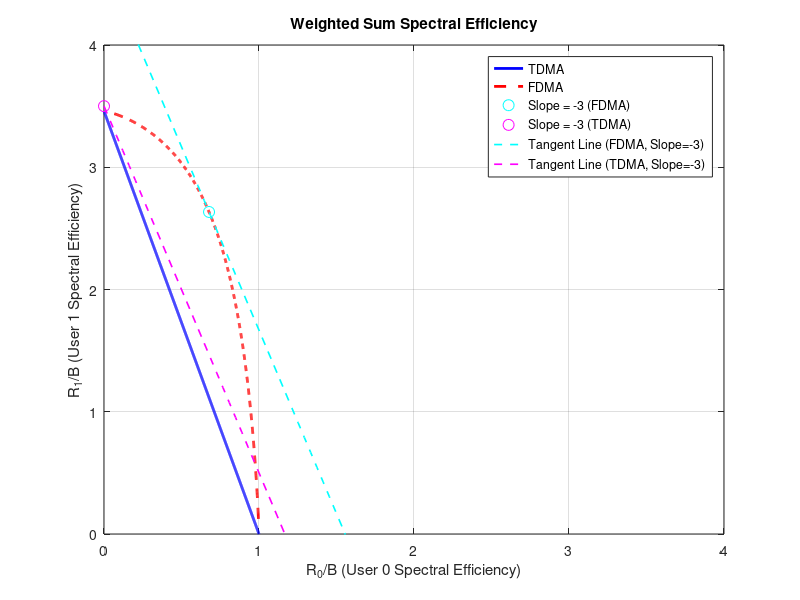

Write the MATLAB code that produced this figure.
clc; clear; close all;

% Given SNRs
snr0 = 10^(0/10);   % User 0: SNR = 0 dB = 1
snr1 = 10^(10/10);  % User 1: SNR = 10 dB = 10

% TDMA region
tau = linspace(0, 1, 1000);
R0_tdma = tau * log2(1 + snr0);
R1_tdma = (1 - tau) * log2(1 + snr1);

% FDMA region
alpha = linspace(0.01, 0.99, 1000);  % avoid division by zero
R0_fdma = alpha .* log2(1 + snr0 ./ alpha);
R1_fdma = (1 - alpha) .* log2(1 + snr1 ./ (1 - alpha));

% ---------- SLOPE = -3 (FDMA) ----------
dR0_fdma = gradient(R0_fdma, alpha);
dR1_fdma = gradient(R1_fdma, alpha);
slope_fdma = dR1_fdma ./ dR0_fdma;
[~, idx_slope3_fdma] = min(abs(slope_fdma + 3));
R0_slope3_fdma = R0_fdma(idx_slope3_fdma);
R1_slope3_fdma = R1_fdma(idx_slope3_fdma);

% FDMA tangent line (slope = -3)
x_tangent = linspace(0, 4, 100);
y_tangent_fdma = R1_slope3_fdma - 3 * (x_tangent - R0_slope3_fdma);

% ---------- TDMA (slope = -3 line through (0, 3.5)) ----------
R0_slope3_tdma = 0;
R1_slope3_tdma = 3.5;
y_tangent_tdma = R1_slope3_tdma - 3 * (x_tangent - R0_slope3_tdma);  % y - y0 = -3(x - x0)

% ---------- Plot ----------
figure;
plot(R0_tdma, R1_tdma, 'b-', 'LineWidth', 2, 'DisplayName', 'TDMA'); hold on;
plot(R0_fdma, R1_fdma, 'r--', 'LineWidth', 2, 'DisplayName', 'FDMA');

% slope = -3 points and tangent lines
plot(R0_slope3_fdma, R1_slope3_fdma, 'co', 'MarkerSize', 8, 'DisplayName', 'Slope = -3 (FDMA)');
plot(R0_slope3_tdma, R1_slope3_tdma, 'mo', 'MarkerSize', 8, 'DisplayName', 'Slope = -3 (TDMA)');
plot(x_tangent, y_tangent_fdma, 'c--', 'LineWidth', 1.2, 'DisplayName', 'Tangent Line (FDMA, Slope=-3)');
plot(x_tangent, y_tangent_tdma, 'm--', 'LineWidth', 1.2, 'DisplayName', 'Tangent Line (TDMA, Slope=-3)');

xlabel('R_0/B (User 0 Spectral Efficiency)');
ylabel('R_1/B (User 1 Spectral Efficiency)');
title('Weighted Sum Spectral Efficiency');
legend('Location', 'northeast');
xlim([0 4]);
ylim([0 4]);
grid on;

% Save for Overleaf
drawnow;
print(gcf, '6_4ce_d', '-depsc2');

% Print numerical result
fprintf('Slope = -3 (FDMA): R0 = %.3f, R1 = %.3f\n', R0_slope3_fdma, R1_slope3_fdma);
fprintf('Slope = -3 (TDMA): R0 = %.1f, R1 = %.1f (fixed point)\n', R0_slope3_tdma, R1_slope3_tdma);
